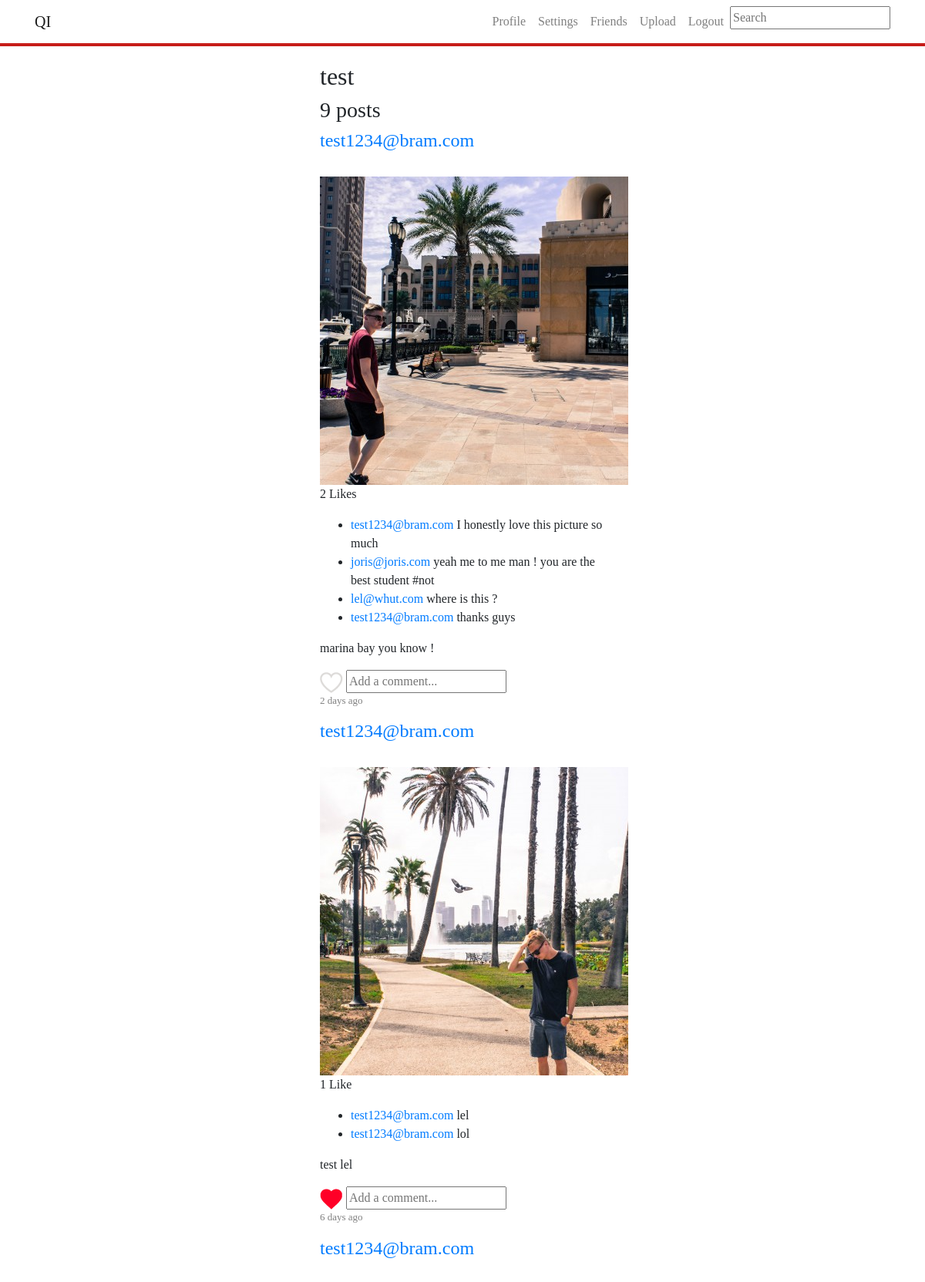
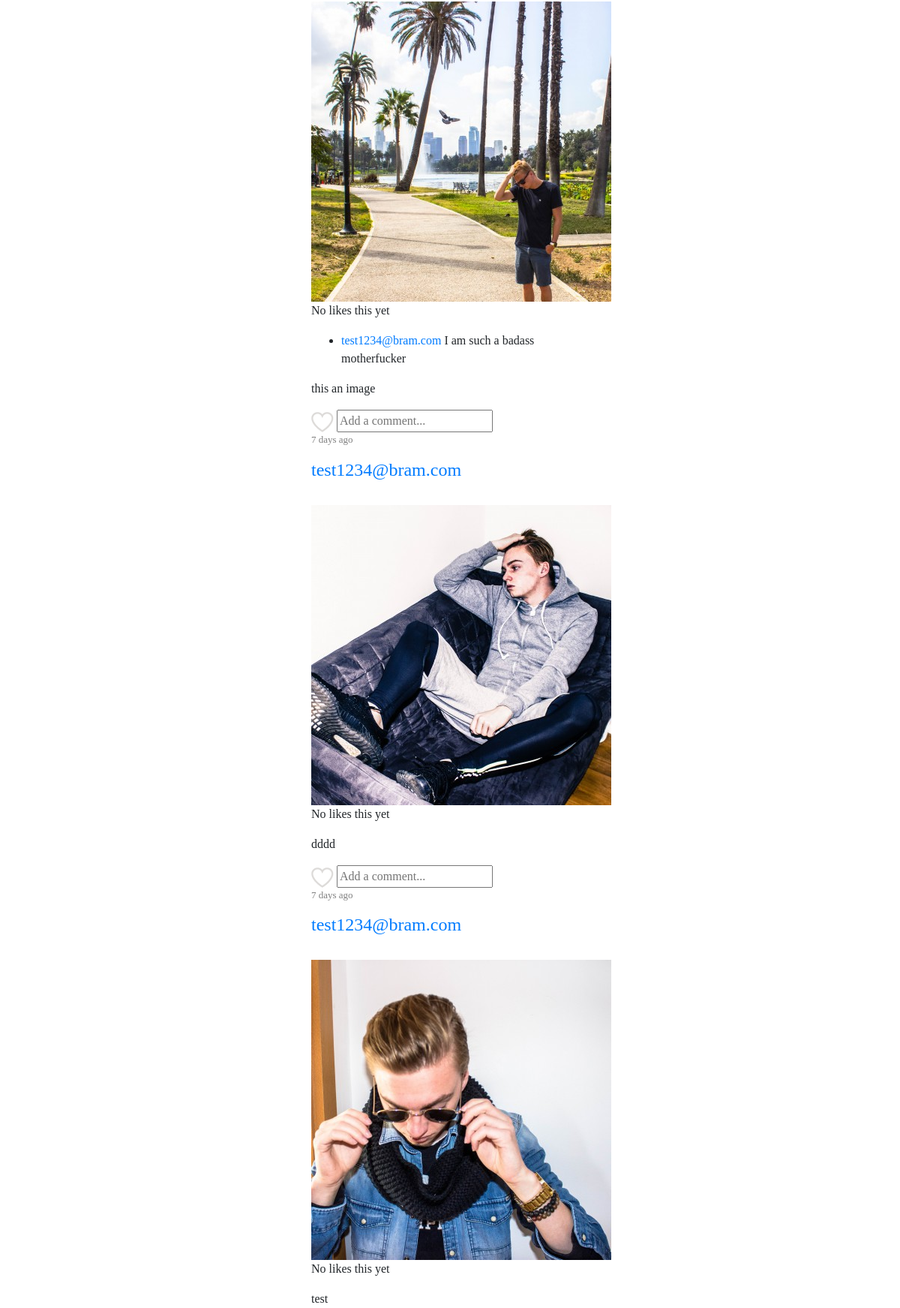
/search.php?txtSearch=test (signed in, upper part), run on the app's committed database (2 pictures, top to bottom).
### tables this page shows
CREATE TABLE `posts` (
  `id` int(11) NOT NULL,
  `filelocation` varchar(500) NOT NULL,
  `imageuserid` int(11) NOT NULL,
  `besch` varchar(500) NOT NULL,
  `user` varchar(500) NOT NULL,
  `timestamp` timestamp NOT NULL DEFAULT CURRENT_TIMESTAMP ON UPDATE CURRENT_TIMESTAMP
);

CREATE TABLE `comments` (
  `commentid` int(11) NOT NULL,
  `commentuserid` int(11) NOT NULL,
  `comment` varchar(300) NOT NULL,
  `commentpostid` int(11) NOT NULL,
  `commenttime` timestamp NOT NULL DEFAULT CURRENT_TIMESTAMP ON UPDATE CURRENT_TIMESTAMP,
  `email` varchar(200) NOT NULL
);

CREATE TABLE `users` (
  `id` int(11) NOT NULL,
  `email` varchar(255) NOT NULL,
  `password` varchar(255) NOT NULL,
  `avatar` varchar(500) NOT NULL,
  `bio` varchar(150) NOT NULL,
  `firstname` varchar(255) NOT NULL,
  `lastname` varchar(255) NOT NULL
);

### classes/postDetails.class.php (called while the page is built, shortened)
<?php
class postDetails{
    public function getPostHour($id){
        $conn = Db::getInstance();
        $postTime = $conn->prepare("SELECT timestamp FROM posts WHERE id = :id");
        $postTime->bindValue(':id', $id);
        $postTime->execute();
        $postTime = $postTime->fetch(PDO::FETCH_ASSOC);
        $currentTime = strtotime(date('Y-m-d H:i:s'));
        $postedTime = strtotime($postTime['timestamp']);
        $difference = $currentTime - $postedTime;
        $days = $difference/60/60/24;
        $hour = $difference/(60*60);
        $minutes = (abs($difference)/60);
        if(number_format($minutes, 0) < 1)
        {
            $result = "A moment ago";
        }
        elseif(number_format($hour, 0) < 1)
        {
            $result = number_format($minutes, 0). " minutes ago" ;
        }
        elseif(number_format($hour, 0) < 24)
        {
            $result = number_format($hour, 0)."h";
        }
        else
        {
            $result = number_format($days, 0)." days ago";
        }
        return $result;
    }
    public function likeCheck($postid){
        $conn = Db::getInstance();
        $likeSenderID = $_SESSION['userid'];
        $likeCheck = $conn->prepare("SELECT * FROM likes WHERE likeimageid = $postid AND likesendid = $likeSenderID");
        $likeCheck->execute();
        if ($likeCheck->rowCount() == 1) {
            return true;
        }
        else{return false;}
    }
    public function getLikes($postid){
    $conn = Db::getInstance();
        $likeCount = $conn->prepare("SELECT likeimageid FROM likes WHERE likeimageid = :likeimageid");
        $likeCount->bindValue(":likeimageid", $postid);
        $likeCount->execute();
        $result = $likeCount->rowCount();
        return $result;
    }
    public function getComments($postid){
        $conn = Db::getInstance();
        $getComments = $conn->prepare("SELECT * from comments where commentpostid = :postid");
        $getComments->bindValue(':postid', $postid);
        $getComments->execute();
        $comments = $getComments->fetchAll();
        return $comments;
    }
}
?>

### classes/User.class.php (called while the page is built, shortened)
<?php
class User{
    public function getProfile($userid)
    {
        $conn=Db::getInstance();
        $getProfile = $conn->prepare("select * from users where id = :id");
        $getProfile->bindValue(':id',$userid);
        $getProfile->execute();
        $profileInfo = $getProfile->fetch(PDO::FETCH_ASSOC);
        return $profileInfo;
    }
}

### search.php (the view, shortened to what this page needs)
<?php
include_once ('classes/postDetails.class.php');
include_once ('classes/User.class.php');
if(isset($_GET['txtSearch'])) {
    $conn = Db::getInstance();
    $searchKeyword = $_GET['txtSearch'];
    $results = array();
    $statement = $conn->prepare("SELECT * FROM posts WHERE besch LIKE :keywords OR user LIKE :keywords ORDER BY id DESC");
    $statement->bindValue(':keywords', '%' . $searchKeyword . '%');
    $statement->execute();
    if($statement->rowCount() >= 1){
        $results = $statement->fetchAll();
        $countPosts = $statement->rowCount();
    }
    else
    {
        $errorMessage = "Helaas, we vonden geen posts die gelijk zijn aan de zoekterm: ".$_GET['txtSearch'];
    }
}
?><!doctype html>
<html lang="en">
<head>
    <link rel="stylesheet" href="css/feed.css">
    <link rel="stylesheet" href="https://maxcdn.bootstrapcdn.com/bootstrap/4.0.0/css/bootstrap.min.css">
</head>
<?php include_once("includes/nav.inc.php"); ?>
<body>
<div class="indexFeed col-lg-4 mx-auto" style="margin-top: 80px;font-family: Oswald;">
    <h2><?php if(isset($countPosts)){echo $_GET['txtSearch'];} ?></h2>
    <h3><?php if(isset($countPosts)){echo "<span>".$countPosts."</span>"." posts";} ?></h3>
        <?php foreach($results as $res): ?>
    <div class="post__user" >
        <h4 class=""><a class="" href="profile.php?userID=<?php echo $res['imageuserid'];?>"><?php echo $res['user']?></a></h4>
    </div>
    <div class="">
        <img class="" src="<?php echo $res['filelocation']?>" alt="">
    </div>
    <p>
        <?php
        $likeCounter = new postDetails();
        $likes = $likeCounter->getLikes($res['id']);
        if($likes == 0) {
            echo "No likes this yet";
        }
        elseif($likes == 1)
        {
            echo $likes." Like";
        }
        else
        {
            echo $likes." Likes";
        }
        ?>
    </p>
    <div style="padding: auto;">
        <ul class="commentsList<?php echo $i; ?>">
            <?php
            $singlePost = new postDetails();
            $comments = $singlePost->getComments($res['id']);
            ?>
            <?php foreach( $comments as $comment): ?>
                <li>
                    <a href="profile.php?userID=<?php echo $comment['commentuserid']; ?>">
                        <?php
                        $user = new User();
                        $r=$user->getProfile($comment['commentuserid']);
                        $email = $r['email'];
                        echo $email;
                        ?></a>
                    <span class="comment-text"><?php echo htmlspecialchars($comment['comment']); ?></span>
                </li>
            <?php endforeach; ?>
        </ul>
        <div class="card-text">
            <p><?php echo $res['besch']?></p>
        </div>
            <?php
            $like = new postDetails();
            $likeCheck = $like->likeCheck($res['id']);
            if($likeCheck)
            {
                $source = "images/heart_filled.png";
                $class = "btnUnlike";
            }
            else
            {
                $source = "images/heart_blank.png";
                $class = "btnLike";
            }
            ?>
    </div>
    <form>
        <img class="likeHeart <?php echo $class; ?> "src="<?php echo $source; ?>" alt="like"
             value="<?php echo $res['id'] ?>">
        <input class="commentField<?php echo $i; ?>" type="text" name="commentField" placeholder="Add a comment...">
    </form>
    <p style="color: grey;font-size: small;">
        <?php
        $timestamp = new postDetails();
        $timestamp = $timestamp->getPostHour($res['id']);
        echo $timestamp;
        ?>
    </p>
    <?php endforeach;?>
</body>
</html>

### data on the page
posts: user "test1234@bram.com", filelocation (picture), likes "2", besch "marina bay you know !", timestamp "2 days ago"
comments: users.email "test1234@bram.com", comment "I honestly love this picture so much"
comments: users.email "joris@joris.com", comment "yeah me to me man ! you are the best student #not"
comments: users.email "lel@whut.com", comment "where is this ?"
comments: users.email "test1234@bram.com", comment "thanks guys"
posts: user "test1234@bram.com", filelocation (picture), likes "1", besch "test lel", shows a picture, timestamp "6 days ago"
comments: users.email "test1234@bram.com", comment "lel"
comments: users.email "test1234@bram.com", comment "lol"
posts: user "test1234@bram.com", filelocation (picture), shows "No likes this yet", besch "this an image", timestamp "7 days ago"
comments: users.email "test1234@bram.com", comment "I am such a badass motherfucker"
posts: user "test1234@bram.com", filelocation (picture), shows "No likes this yet", besch "dddd", timestamp "7 days ago"
posts: user "test1234@bram.com", filelocation (picture), shows "No likes this yet", besch "test"

### other printed values
$_GET['txtSearch'] "test"
$countPosts "9"
